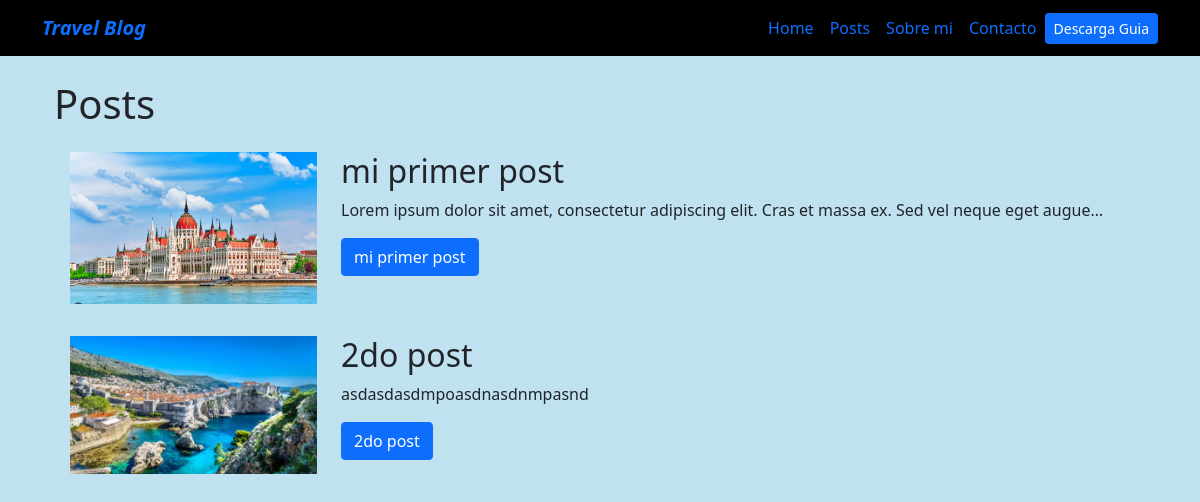
Screenshot of /blog/ with the database file from the repository.
### blog/models.py (models this page shows)
class Post(models.Model):
    titulo = models.CharField(max_length=100)
    descripcion= models.TextField()
    imagen= models.ImageField(upload_to='blog/images')
    fecha= models.DateField(datetime.date.today)

### blog/views.py (the view)
# urls.py: path("", render_posts, name="posts"),
def render_posts(request):
    posts= Post.objects.all()
    return render(request, 'posts.html', {'posts': posts})

### blog/templates/posts.html (shortened to what this page needs)
{%extends 'layout.html'%}
{% block content %}
<h1> Posts </h1>
{% for post in posts %}
<div class="p-3">
    <div class=".card.card-body">
        <div class= "row">
            <div class= "col-3">
                <img src="{{post.imagen.url}}" alt="{post.titulo}"  class= "img-fluid"/>
            </div>
            <div class= "col-9">
                <h2>{{post.titulo}}</h2>
                <p>{{post.descripcion| striptags |truncatechars:100}}</p>
                <a href="{% url 'blog:post_detail' post.id %}" class = "btn btn-primary"> {{post.titulo}}</a>
            </div>
        </div>
    </div>
</div>
{% endfor %}
{% endblock%}

### rows the page displays
Post: imagen (picture), titulo "mi primer post", descripcion "Lorem ipsum dolor sit amet, consectetur adipiscing elit. Cras et massa ex. Sed vel neque eget augue…"
Post: imagen (picture), titulo "2do post", descripcion "asdasdasdmpoasdnasdnmpasnd"
